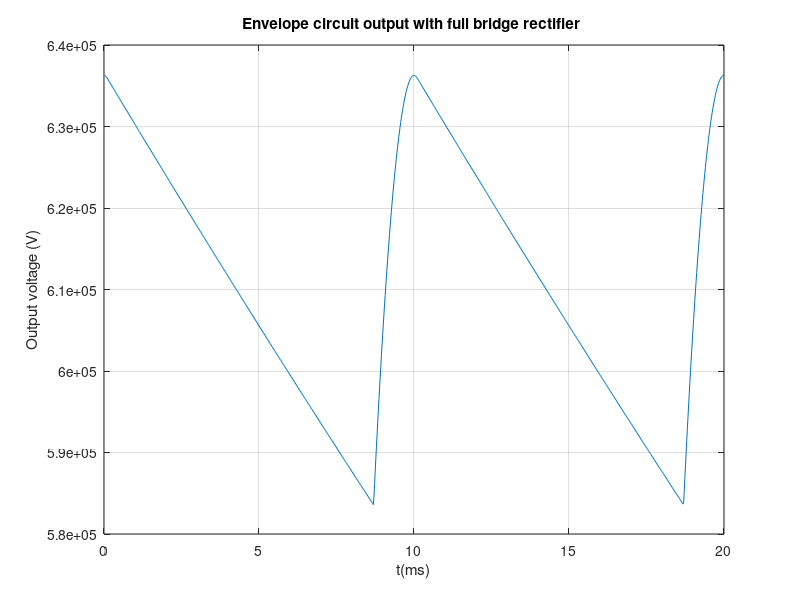
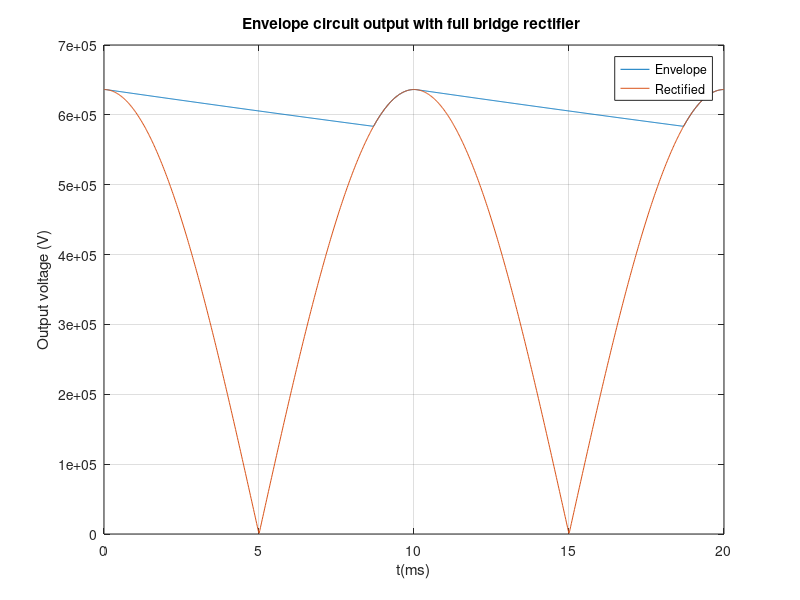
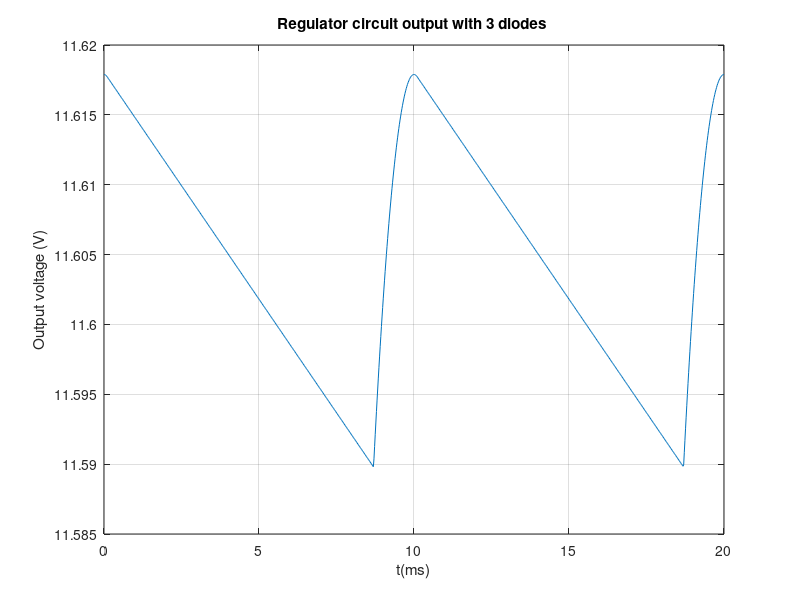
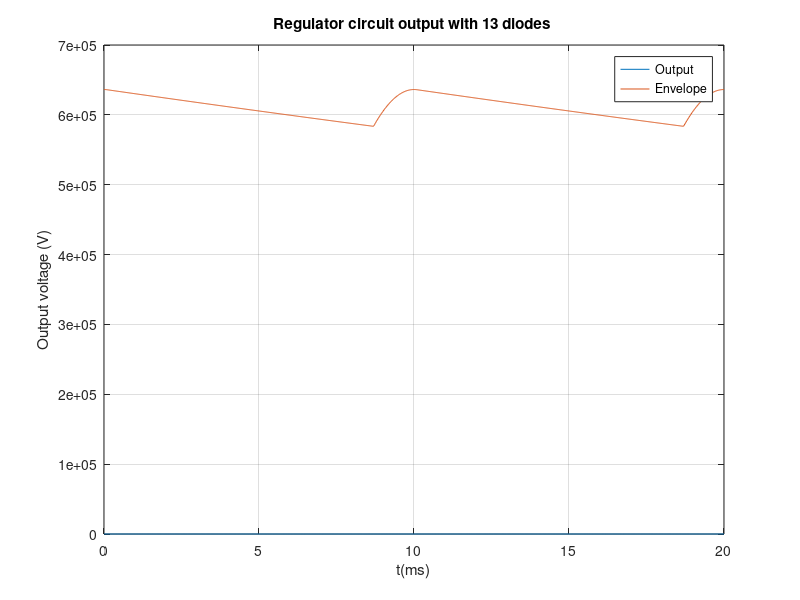

Write MATLAB code to recreate these figures, in order.
%%LAB03 --- AC/DC Converter

close all
clear all

%Defining time scale
t=linspace(0, 20e-3, 1000);

%'Full' diode model
%i = I_S*(exp(v/V_T) - 1);
I_S = 1e-14;
V_T=25e-3;

%sinusoidal signal + stuff
A = 230*2766.4;
f=50;
w=2*pi*f;
R=10e3;
C=10e-6;
R2 = 19e3;
vS = A * cos(w*t);
vOhr = zeros(1, length(t));
vO = zeros(1, length(t));

%Envelope Circuit with full bridge rectifier
tOFF = 1/w * atan(1/w/R/C)

vOnexp = A*cos(w*tOFF)*exp(-(t-tOFF)/(R*C));
vTwoxp = A*cos(w*tOFF)*exp(-(t-(tOFF + 1/(2*f)))/(R*C));

for i=1:length(t)
  if t(i) < tOFF
    vO(i) = abs(vS(i));
  elseif vOnexp(i) > abs(vS(i)) && t(i) < tOFF + 1/(2*f)
    vO(i) = vOnexp(i);
  elseif t(i) < tOFF + 1/(2*f)
    vO(i) = abs(vS(i));
  elseif vTwoxp(i) > abs(vS(i))
    vO(i) = vTwoxp(i);
  else vO(i) = abs(vS(i));
  endif
endfor


hf = figure()
plot(t*1000, vO)
title("Envelope circuit output with full bridge rectifier ");
xlabel("t(ms)");
grid on
ylabel("Output voltage (V)");
print (hf, "venvlope.png");

hf = figure()
plot(t*1000, vO)
hold on
plot(t*1000, abs(vS))
title("Envelope circuit output with full bridge rectifier ");
xlabel("t(ms)");
grid on
ylabel("Output voltage (V)");
legend("Envelope", "Rectified")
print (hf, "VEnvRec.png");

%Regulator circuit


%Computing incremental resistence with op at 228 V
rd = 13*V_T/(I_S*exp(228/(V_T)));

Vout = zeros(1, length(t));
Vout2 = zeros(1, length(t));

for i =1:length(t)
  Vout(i) = fsolve(@(v) vO(i) - v - R2*I_S*(exp(v/(V_T*13)) - 1), 3);
  %fun = vO(i) - v - R2*I_S*(exp(v/V_T/2) - 1)
endfor

hf = figure()
plot(t*1000, Vout)
title("Regulator circuit output with 3 diodes ");
xlabel("t(ms)");
grid on
ylabel("Output voltage (V)");
print (hf, "OutputV.png");

hf = figure()
plot(t*1000, Vout);
hold on
plot(t*1000,vO);
title("Regulator circuit output with 13 diodes ");
xlabel("t(ms)");
ylabel("Output voltage (V)");
legend("Output", "Envelope");
grid on
print (hf, "OutputCom.png");

%Plotting Vout - 12
hf = figure()
plot(t*1000, Vout-12)
title("V_0 - 12V");
grid on
xlabel("t(ms)");
ylabel("Output voltage (V)");
print (hf, "Level.png");


%Computing ripple
ripple = max(Vout) - min(Vout);
ripple2 = max(vO) - min(vO);
DCLevel = mean(Vout);
improvement = 100*(ripple/ripple2);


disp("\n Ripple at the envelope circuit"), disp(ripple2), disp("\n Ripple at the regulator circuit"), disp(ripple);
disp("\n Ripple effect diminuished in (%)"), disp(100*(ripple/ripple2))
disp("\n DC Level: "), disp(DCLevel);

%Writting DC level and ripple to file
fileID = fopen("Results.tex", 'w');
fprintf(fileID, "$$ ripple = %f V$$ \n", ripple);
fprintf(fileID, "$$ ripple \\, improvement = %f \\%% $$ \n", improvement);
fprintf(fileID, "$$ DC level = %f V $$ \n", DCLevel);
